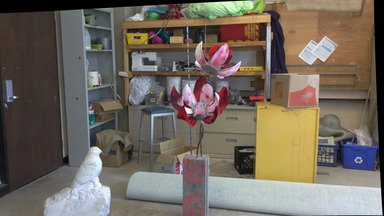
#> input picture im1.jpeg, 384 x 216 px
$ python carte_disparite.py   (older library calls are emulated)
#> lines starting #> are read from the running program, lines starting #| are printed output that depends on the picture
import cv2
import matplotlib.pyplot as plt
import numpy as np

# Charger les images
img1 = cv2.imread('im1.jpeg')  # Adaptez le chemin
#> img1 is the input picture: shape (216, 384, 3); mean B, G, R 94.7, 104.8, 113.5
img2 = cv2.imread('im2.jpg')  # Adaptez le chemin
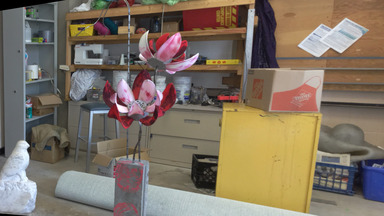
#> input picture im2.jpg, 384 x 216 px
#> img2 is the input picture: shape (216, 384, 3); mean B, G, R 99.5, 115, 127.8

# Vérifier si les images ont été chargées correctement
if img1 is None or img2 is None:
    print("Erreur : vérifiez les chemins des images.")
    exit()

# Convertir en gris
gray1 = cv2.cvtColor(img1, cv2.COLOR_BGR2GRAY)
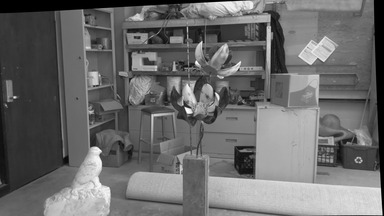
#> gray1: shape (216, 384); min 0, max 255, mean 106.3
gray2 = cv2.cvtColor(img2, cv2.COLOR_BGR2GRAY)
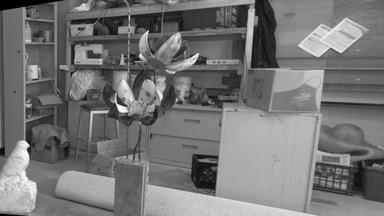
#> gray2: shape (216, 384); min 0, max 255, mean 117.1

# Initialiser SIFT
sift = cv2.SIFT_create()

# Détecter les points d'intérêt et calculer les descripteurs
keypoints1, descriptors1 = sift.detectAndCompute(gray1, None)
#> keypoints1 = 537 keypoints; strongest (x, y, size): (188, 111, 3.8), (196, 63, 2.3), (244, 164, 18.2), (96, 150, 5.6)
keypoints2, descriptors2 = sift.detectAndCompute(gray2, None)
#> keypoints2 = 576 keypoints; strongest (x, y, size): (121, 109, 5), (140, 56, 2.5), (203, 176, 22.3), (24, 144, 5.8)

# Création de l'objet BFMatcher
bf = cv2.BFMatcher(cv2.NORM_L2, crossCheck=True)

# Trouver les correspondances
matches = bf.match(descriptors1, descriptors2)
#> matches = 271 matches

# Trier les correspondances dans l'ordre du meilleur au moins bon
matches = sorted(matches, key=lambda x: x.distance)

# Création de la carte de disparité
disparity_map = np.zeros(gray1.shape, dtype=np.float32)

# Calcul de la disparité pour chaque bonne correspondance
for match in matches[:100]:  # Utiliser les 100 meilleures correspondances
    # Point dans l'image gauche
    x1, y1 = keypoints1[match.queryIdx].pt
    # Point correspondant dans l'image droite
    x2, y2 = keypoints2[match.trainIdx].pt

    # Calcul de la disparité (différence horizontale)
    disparity = x2 - x1

    # Stocker la disparité dans la carte
    disparity_map[int(y1), int(x1)] = disparity
#> this loop made 100 passes
#> (x1, y1, x2, y2, disparity) on passes 1 to 12: (235.7, 172.1, 191.9, 184.7, -43.78), (285, 105.5, 265.3, 109.1, -19.72), (102.7, 79.81, 42.65, 73.51, -60.07), (124.7, 31.41, 68.14, 23.22, -56.51), (133.9, 50.01, 77.43, 42.33, -56.48), (152.6, 115.5, 91.73, 112.4, -60.85), (253.4, 177.4, 213.8, 193.9, -39.63), (113.7, 114, 52.79, 108.6, -60.89), (119.4, 142, 55.06, 137.9, -64.3), (129.7, 54.01, 72.66, 46.67, -57), (233, 156.4, 190.1, 165.5, -42.88), (113.5, 120.4, 52.32, 115.2, -61.15)
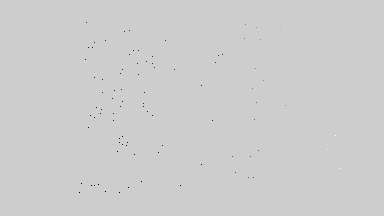
#> disparity_map: shape (216, 384) float32; min -74.14, max 17.84, mean -0.0559; drawn with min black and max white

# Normaliser la carte de disparité pour la visualisation
disparity_map_visual = cv2.normalize(disparity_map, None, alpha=0, beta=255, norm_type=cv2.NORM_MINMAX, dtype=cv2.CV_8U)

# Afficher la carte de disparité
plt.figure(figsize=(10, 5))
plt.imshow(disparity_map_visual, cmap='jet')
plt.colorbar()
plt.title('Carte de Disparité')
plt.show()
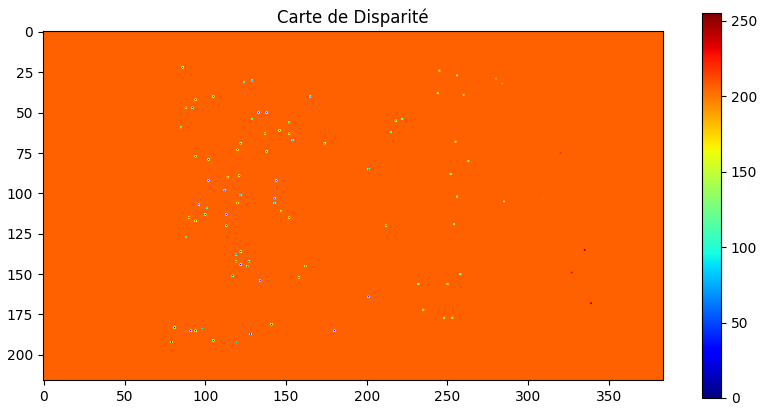
#> figure drawn by matplotlib, 2 panels
